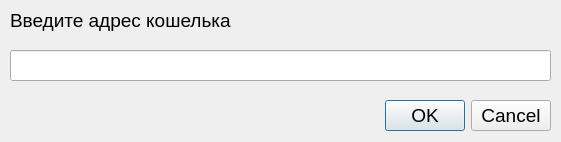
<?xml version="1.0" encoding="UTF-8"?>
<ui version="4.0">
 <class>SetWallet</class>
 <widget class="QDialog" name="SetWallet">
  <property name="geometry">
   <rect>
    <x>0</x>
    <y>0</y>
    <width>561</width>
    <height>142</height>
   </rect>
  </property>
  <property name="windowTitle">
   <string/>
  </property>
  <widget class="QDialogButtonBox" name="buttonBox">
   <property name="geometry">
    <rect>
     <x>250</x>
     <y>100</y>
     <width>301</width>
     <height>32</height>
    </rect>
   </property>
   <property name="font">
    <font>
     <pointsize>14</pointsize>
    </font>
   </property>
   <property name="orientation">
    <enum>Qt::Horizontal</enum>
   </property>
   <property name="standardButtons">
    <set>QDialogButtonBox::Cancel|QDialogButtonBox::Ok</set>
   </property>
  </widget>
  <widget class="QLineEdit" name="lineEdit">
   <property name="geometry">
    <rect>
     <x>10</x>
     <y>50</y>
     <width>541</width>
     <height>31</height>
    </rect>
   </property>
   <property name="font">
    <font>
     <pointsize>12</pointsize>
    </font>
   </property>
  </widget>
  <widget class="QLabel" name="label">
   <property name="geometry">
    <rect>
     <x>10</x>
     <y>0</y>
     <width>271</width>
     <height>41</height>
    </rect>
   </property>
   <property name="font">
    <font>
     <pointsize>14</pointsize>
    </font>
   </property>
   <property name="text">
    <string>Введите адрес кошелька</string>
   </property>
  </widget>
 </widget>
 <resources/>
 <connections>
  <connection>
   <sender>buttonBox</sender>
   <signal>accepted()</signal>
   <receiver>SetWallet</receiver>
   <slot>accept()</slot>
   <hints>
    <hint type="sourcelabel">
     <x>248</x>
     <y>254</y>
    </hint>
    <hint type="destinationlabel">
     <x>157</x>
     <y>274</y>
    </hint>
   </hints>
  </connection>
  <connection>
   <sender>buttonBox</sender>
   <signal>rejected()</signal>
   <receiver>SetWallet</receiver>
   <slot>reject()</slot>
   <hints>
    <hint type="sourcelabel">
     <x>316</x>
     <y>260</y>
    </hint>
    <hint type="destinationlabel">
     <x>286</x>
     <y>274</y>
    </hint>
   </hints>
  </connection>
 </connections>
</ui>
